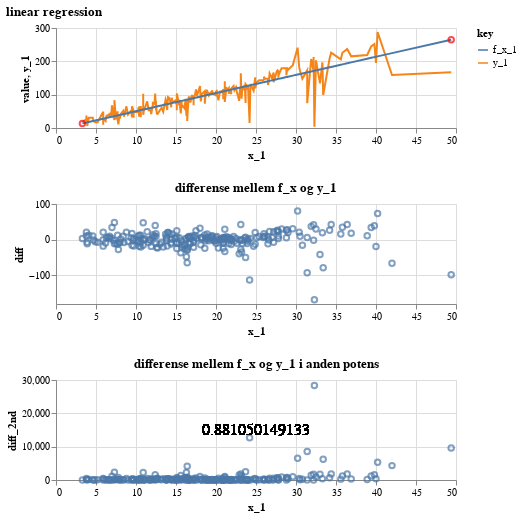

Here is the notebook cell this chart was saved with:
### Code cell
import pandas as pd
import altair as alt

dataframe=pd.read_csv("https://raw.githubusercontent.com/jfrausig/test/master/cardata_sample_v2.csv", sep=';')


import altair as alt
import pandas as pd

alt.data_transformers.disable_max_rows()

import altair as alt
import pandas as pd

a=alt.binding_range(min=-10, max=10, step=0.01,name="a")
b=alt.binding_range(min=-10, max=10, step=0.01,name="b")
c=alt.binding_range(min=-10, max=10, step=0.01,name="c")
d=alt.binding_range(min=-1000, max=1000, step=0.01,name="d")

Min_value=alt.binding_range(min=-1, max=10, step=0.1,name="Min_value")

Max_value=alt.binding_range(min=-1, max=200, step=0.1,name="Max_value")


data=pd.DataFrame()
#data['x_1']=list(range(1,15))
#data['x_2']=list(range(5,19))

data['x_1']=dataframe['accelerator_pedal_position']
data['y_1']=dataframe['torque_at_transmission']


regression=alt.Chart(data).transform_fold(
    ['y_1','f_x_1']
).mark_line().encode(
    x='x_1:Q',
    y='value:Q',
    color='key:N'
).properties(height=100)

diff=alt.Chart(data).mark_point().encode(
   x='x_1:Q',
   y='diff:Q',
).properties(height=100, title="differense mellem f_x og y_1")


diff_2nd=alt.Chart(data).mark_point().encode(
   x='x_1:Q',
   y='diff_2nd:Q',

).properties(height=100)

R_1=alt.Chart(data).mark_text(size=16).encode(
  text='r_1:Q'

).properties(height=100, title="differense mellem f_x og y_1 i anden potens")

auto_linear=alt.Chart(data).transform_regression('x_1', 'y_1').mark_point(color="red").encode(x='x_1:Q',y='y_1:Q')

alt.vconcat(regression+auto_linear,diff,diff_2nd+R_1).transform_filter(
    '(datum.x_1>Min_value.Min_value)&&(datum.x_1<Max_value.Max_value)'
).transform_calculate(
    x_x='datum.x_1',
    y_y='datum.y_1',
    x_1_sqrd='pow(datum.x_1,2)',
    x_1_y_1='datum.x_1*datum.y_1',
    y_1_sqrd='pow(datum.y_1,2)',
).transform_window(
    sum_x_1_sqrd='sum(x_1_sqrd)',
    sum_x_1_y_1='sum(x_1_y_1)',
    sum_x_1='sum(x_1)',
    sum_y_1='sum(y_1)',
    N='count(x_1)',
    sum_y_1_sqrd='sum(y_1_sqrd)',
    frame=[None,None]
).transform_calculate(
    m='(datum.N*datum.sum_x_1_y_1-datum.sum_x_1*datum.sum_y_1)/(datum.N*datum.sum_x_1_sqrd-datum.sum_x_1*datum.sum_x_1)',
    b='(datum.sum_y_1-datum.m*datum.sum_x_1)/datum.N',
    f_x_1='datum.m*datum.x_1+datum.b',
    diff='datum.y_1-datum.f_x_1',
    diff_2nd='pow(datum.y_1-datum.f_x_1,2)',
    r_1='(datum.N*datum.sum_x_1_y_1-datum.sum_x_1*datum.sum_y_1)/(sqrt(datum.N*datum.sum_x_1_sqrd-datum.sum_x_1*datum.sum_x_1)*sqrt(datum.N*datum.sum_y_1_sqrd-pow(datum.sum_y_1,2)))'


).add_selection(
    alt.selection_single(fields=['Min_value'], bind=Min_value , name='Min_value', init={"Min_value":'2'}),
    alt.selection_single(fields=['Max_value'], bind=Max_value , name='Max_value', init={"Max_value":'90'}),
).properties(title="linear regression")

### Figure 1 — Vega-Lite specification as saved in the notebook (floating-point values rounded to 4 significant figures; data arrays with more than 128 entries replaced by an {"elided": "..."} marker saying what was removed)
{"config": {"view": {"continuousWidth": 400, "continuousHeight": 300}}, "vconcat": [{"layer": [{"mark": "line", "encoding": {"color": {"type": "nominal", "field": "key"}, "x": {"type": "quantitative", "field": "x_1"}, "y": {"type": "quantitative", "field": "value"}}, "height": 100, "selection": {"Min_value": {"type": "single", "fields": ["Min_value"], "bind": {"input": "range", "max": 10, "min": -1, "name": "Min_value", "step": 0.1}, "init": {"Min_value": "2"}}, "Max_value": {"type": "single", "fields": ["Max_value"], "bind": {"input": "range", "max": 200, "min": -1, "name": "Max_value", "step": 0.1}, "init": {"Max_value": "90"}}}, "transform": [{"fold": ["y_1", "f_x_1"]}]}, {"mark": {"type": "point", "color": "red"}, "encoding": {"x": {"type": "quantitative", "field": "x_1"}, "y": {"type": "quantitative", "field": "y_1"}}, "transform": [{"on": "x_1", "regression": "y_1"}]}]}, {"mark": "point", "encoding": {"x": {"type": "quantitative", "field": "x_1"}, "y": {"type": "quantitative", "field": "diff"}}, "height": 100, "selection": {"Min_value": {"type": "single", "fields": ["Min_value"], "bind": {"input": "range", "max": 10, "min": -1, "name": "Min_value", "step": 0.1}, "init": {"Min_value": "2"}}, "Max_value": {"type": "single", "fields": ["Max_value"], "bind": {"input": "range", "max": 200, "min": -1, "name": "Max_value", "step": 0.1}, "init": {"Max_value": "90"}}}, "title": "differense mellem f_x og y_1"}, {"layer": [{"mark": "point", "encoding": {"x": {"type": "quantitative", "field": "x_1"}, "y": {"type": "quantitative", "field": "diff_2nd"}}, "height": 100, "selection": {"Min_value": {"type": "single", "fields": ["Min_value"], "bind": {"input": "range", "max": 10, "min": -1, "name": "Min_value", "step": 0.1}, "init": {"Min_value": "2"}}, "Max_value": {"type": "single", "fields": ["Max_value"], "bind": {"input": "range", "max": 200, "min": -1, "name": "Max_value", "step": 0.1}, "init": {"Max_value": "90"}}}}, {"mark": {"type": "text", "size": 16}, "encoding": {"text": {"type": "quantitative", "field": "r_1"}}, "height": 100, "title": "differense mellem f_x og y_1 i anden potens"}]}], "data": {"name": "data-d426617978dbdab0a207cbaac35b4632"}, "title": "linear regression", "transform": [{"filter": "(datum.x_1>Min_value.Min_value)&&(datum.x_1<Max_value.Max_value)"}, {"calculate": "datum.x_1", "as": "x_x"}, {"calculate": "datum.y_1", "as": "y_y"}, {"calculate": "pow(datum.x_1,2)", "as": "x_1_sqrd"}, {"calculate": "datum.x_1*datum.y_1", "as": "x_1_y_1"}, {"calculate": "pow(datum.y_1,2)", "as": "y_1_sqrd"}, {"window": [{"op": "sum", "field": "x_1_sqrd", "as": "sum_x_1_sqrd"}, {"op": "sum", "field": "x_1_y_1", "as": "sum_x_1_y_1"}, {"op": "sum", "field": "x_1", "as": "sum_x_1"}, {"op": "sum", "field": "y_1", "as": "sum_y_1"}, {"op": "count", "field": "x_1", "as": "N"}, {"op": "sum", "field": "y_1_sqrd", "as": "sum_y_1_sqrd"}], "frame": [null, null]}, {"calculate": "(datum.N*datum.sum_x_1_y_1-datum.sum_x_1*datum.sum_y_1)/(datum.N*datum.sum_x_1_sqrd-datum.sum_x_1*datum.sum_x_1)", "as": "m"}, {"calculate": "(datum.sum_y_1-datum.m*datum.sum_x_1)/datum.N", "as": "b"}, {"calculate": "datum.m*datum.x_1+datum.b", "as": "f_x_1"}, {"calculate": "datum.y_1-datum.f_x_1", "as": "diff"}, {"calculate": "pow(datum.y_1-datum.f_x_1,2)", "as": "diff_2nd"}, {"calculate": "(datum.N*datum.sum_x_1_y_1-datum.sum_x_1*datum.sum_y_1)/(sqrt(datum.N*datum.sum_x_1_sqrd-datum.sum_x_1*datum.sum_x_1)*sqrt(datum.N*datum.sum_y_1_sqrd-pow(datum.sum_y_1,2)))", "as": "r_1"}], "$schema": "https://vega.github.io/schema/vega-lite/v4.8.1.json", "datasets": {"data-d426617978dbdab0a207cbaac35b4632": {"elided": "1357 records"}}}
